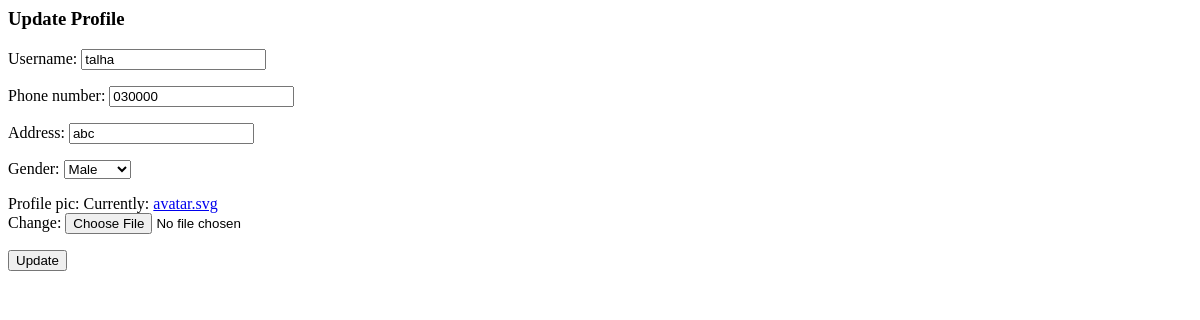
The app's page /update/ (signed in), older data.
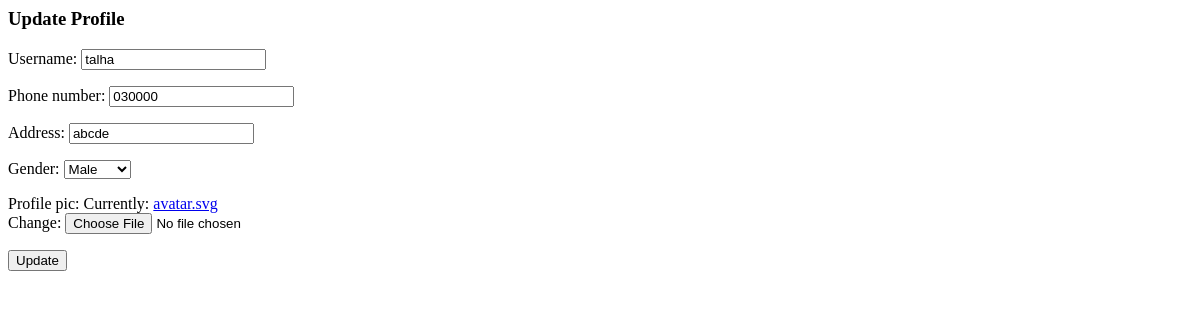
The same page, newer data.
### base/models.py (models this page shows)
class User(AbstractUser):
    username = models.CharField(max_length=150, unique=False, null=True, blank=True)
    email = models.EmailField(unique=True)
    phone_number = models.CharField(max_length=20, blank=True)
    address = models.CharField(max_length=200, blank=True)
    MALE = 'male'
    FEMALE = 'female'
    GENDER_CHOICES = [
        (MALE, 'Male'),
        (FEMALE, 'Female'),
    ]
    gender = models.CharField(
        max_length = 10,
        choices = GENDER_CHOICES,
        blank = True
    )
    ACTIVE = 'Active'
    INACTIVE = 'Inactive'
    UNVERIFIED = 'Unverified'
    STATUS_CHOICES = [
        (ACTIVE, 'Active'),
        (INACTIVE, 'Inactive'),
        (UNVERIFIED, 'Unverified'),
    ]
    status = models.CharField(
        max_length = 10,
        choices = STATUS_CHOICES,
        default = UNVERIFIED,
    )
    profile_pic = models.ImageField(null=True, default="avatar.svg")
    USERNAME_FIELD = 'email'
    REQUIRED_FIELDS = []

### base/views.py (the view)
# urls.py: path('update/', UpdateUserView.as_view(), name="update"),
@method_decorator(login_required(login_url='login'), name='dispatch')
class UpdateUserView(UpdateView):
    template_name = 'base/update.html'
    form_class = UserProfileUpdateForm
    success_url = reverse_lazy('home')
    def get_object(self, queryset=None):
        return self.request.user

### base/forms.py
class UserProfileUpdateForm(forms.ModelForm):
    class Meta:
        model = User
        fields = ('username', 'phone_number', 'address', 'gender', 'profile_pic')

### base/templates/base/update.html (shortened to what this page needs)
<h3>Update Profile</h3>
<form method="POST" enctype="multipart/form-data">
        {{form.as_p}}
    <button type="submit">Update</button>
</form>

Row changes from the older to the newer data that the page shows:
changed User "talha": address "abc" → "abcde"
